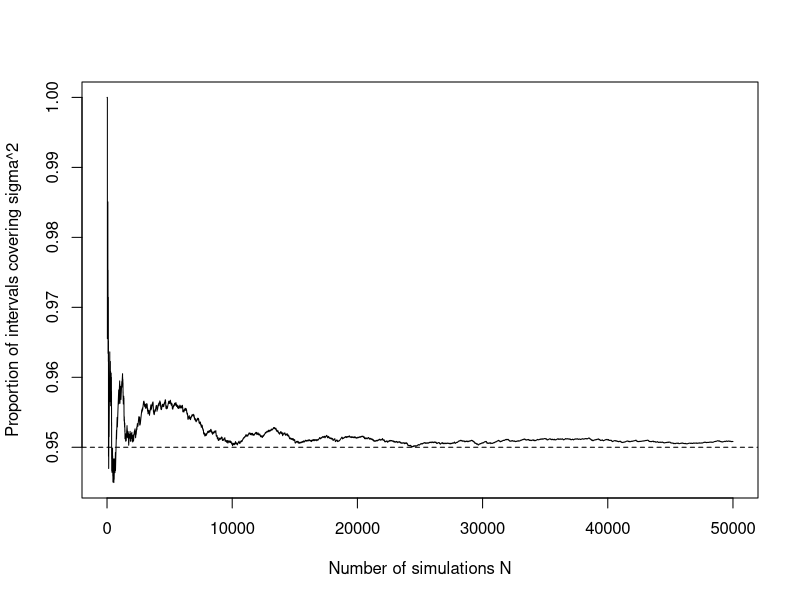

Write R code to recreate this figure.
set.seed(123)

n     <- 300
mu    <- 2
sigma <- 2
sigma2 <- sigma^2

x <- rnorm(n, mean = mu, sd = sigma)
sigma2_hat <- var(x)

left  <- (n-1) * sigma2_hat / qchisq(0.975, df = n-1)
right <- (n-1) * sigma2_hat / qchisq(0.025, df = n-1)

c(left, right)

N <- 50000
cover <- logical(N)

for (i in 1:N) {
  x <- rnorm(n, mean = mu, sd = sigma)
  sigma2_hat <- var(x)

  left  <- (n - 1) * sigma2_hat / qchisq(0.975, df = n - 1)
  right <- (n - 1) * sigma2_hat / qchisq(0.025, df = n - 1)

  cover[i] <- (left <= sigma2 && sigma2 <= right)
}

mean(cover)
sum(cover)

running <- cumsum(cover) / (1:N)

plot(1:N, running, type = "l",
     xlab = "Number of simulations N",
     ylab = "Proportion of intervals covering sigma^2")
abline(h = 0.95, lty = 2)
